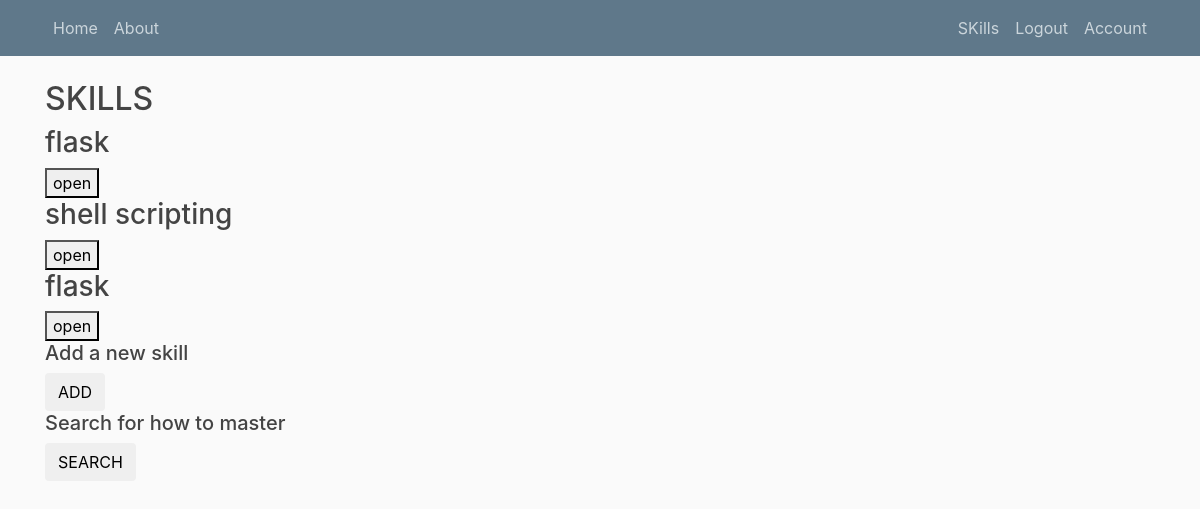
Page /skill (signed in) on the earlier database version.
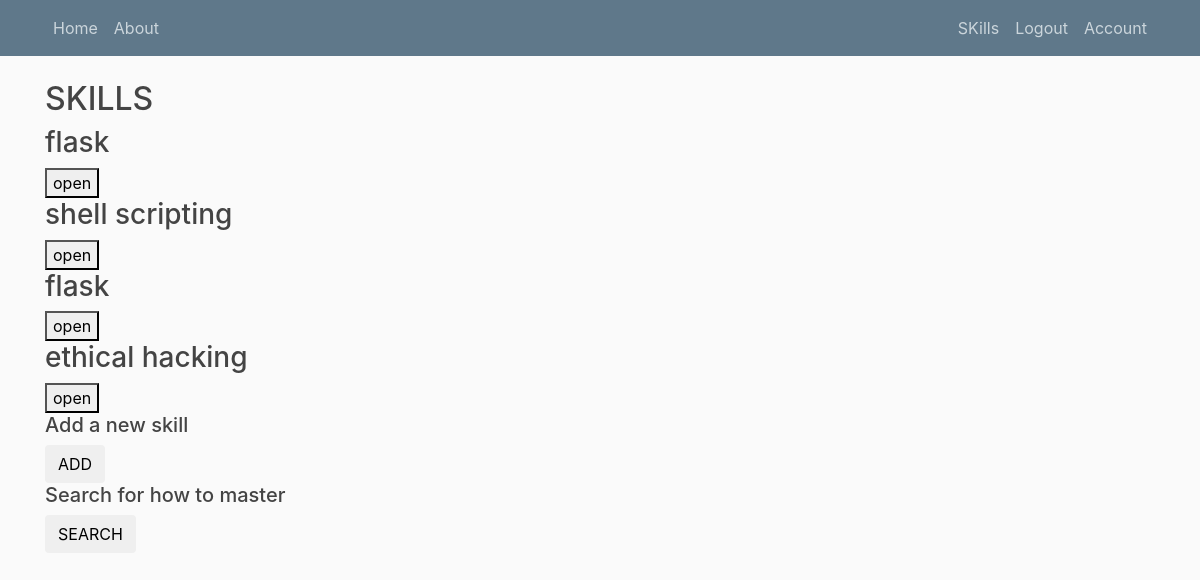
Same page on the later database version.
### todo/model.py (models this page shows, shortened)
class Todo(db.Model,UserMixin):
	id=db.Column(db.Integer,primary_key=True)
	title=db.Column(db.String(100),nullable=False)
	subject=db.Column(db.String(100),nullable=False)
	date=db.Column(db.DateTime,nullable=False,default=datetime.datetime.utcnow)
	content=db.Column(db.Text,nullable=False)
	user_id=db.Column(db.Integer,db.ForeignKey('user.id'),nullable=False)
	task=db.relationship('Tasks',backref='todo',lazy=True)

### todo/routes.py (the view)
@app.route("/skill",methods=['GET','POST'])
@login_required
def skill():
	curr_user = current_user.id
	todo=Todo.query.filter_by(user_id=curr_user).all()
	skills=[]
	for i in todo:
		if(i.subject=='skill'):
			skills.append(i)
	return render_template('skill.html',skills=skills)

### todo/model.py (called while the page is built)
@login_manager.user_loader
def load_user(user_id):
	return User.query.get(int(user_id))

### todo/templates/skill.html
{% extends "layout.html" %}
{% block content %}
<h2>SKILLS</h2>
{% for j in skills %}
<h3>{{ j.title }}</h3>
<button onclick="window.location.href='{{ url_for('about_task', my_var=j.id ) }}'">open</button>
{% endfor %}
<div>
	<h5>Add a new skill</h5>
    <button  type = "button" class="btn btn-default" onclick="window.location.href='{{ url_for('insert_todo') }}'">ADD </button>
    <h5>Search for how to master</h5>
    <button  type = "button" class="btn btn-default" onclick="window.location.href='{{ url_for('recm_skill') }}'">SEARCH</button>
</div>
{% endblock content %}

Differences in the rows shown:
added Todo: title "ethical hacking"
